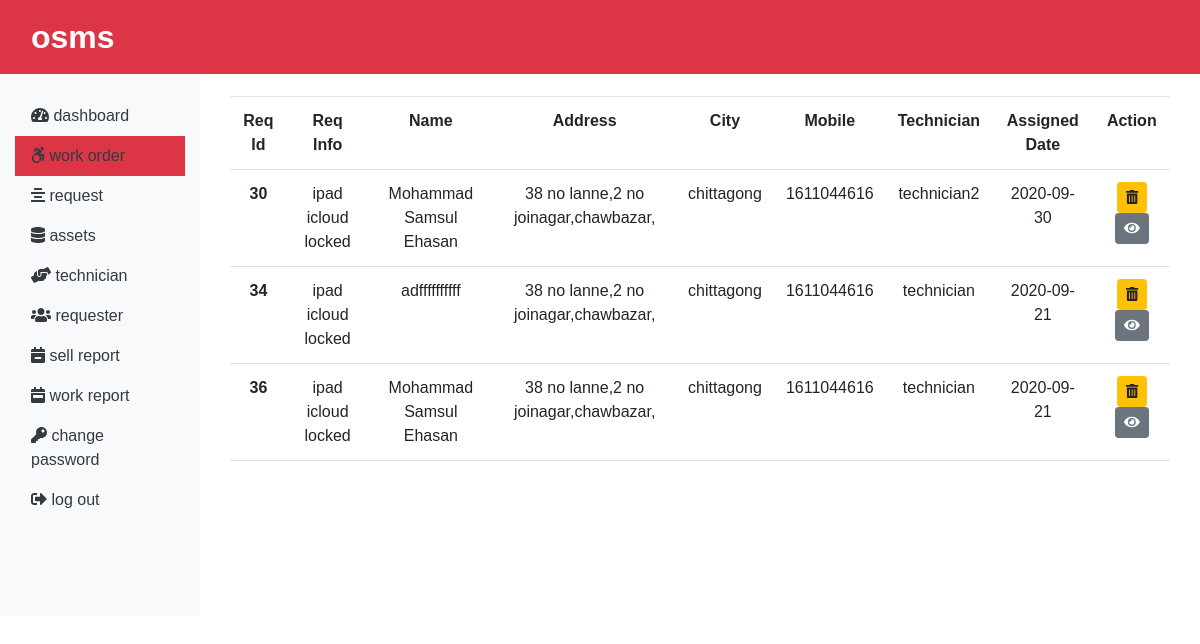
Page /admin/work.php (signed in) on the committed database.
### tables this page shows
CREATE TABLE `assignwork_tb` (
  `r_no` int(11) NOT NULL,
  `request_id` int(11) NOT NULL,
  `request_info` varchar(100) NOT NULL,
  `request_desc` text NOT NULL,
  `request_name` varchar(50) NOT NULL,
  `requester_add1` text NOT NULL,
  `requester_add2` text NOT NULL,
  `requester_city` varchar(50) NOT NULL,
  `requester_state` varchar(50) NOT NULL,
  `requester_zip` int(11) NOT NULL,
  `requester_email` varchar(50) NOT NULL,
  `request_mbl` int(11) NOT NULL,
  `assaign_tech` varchar(50) NOT NULL,
  `assaign_date` date NOT NULL
);

### admin/work.php (the view, shortened to what this page needs)
<?php
include("../config.php");
include("includes/header.php");
?>
<div class="container-fluid">
    <div class="row">
        <?php include("sidebar.php");?>
        <div class="col-md-10 mt-5">
            <div class="container-fluid">
              <div class="row">
                <div class="col-sm-12 mt-5 ">
            <?php
            $sql = "SELECT * FROM assignwork_tb ";
            $result = mysqli_query($connect,$sql) or die("Query failed");
            if(mysqli_num_rows($result) > 0){
            ?>
            <table class="table text-center ">
                <thead class="font-weight-bold text-capitalize">
                    <tr>
                        <td>req id</td>
                        <td>req info </td>
                        <td> name</td>
                        <td> address</td>
                        <td> city</td>
                        <td> mobile</td>
                        <td> technician</td>
                        <td> assigned date</td>
                        <td> action</td>
                    </tr>
                </thead>
                <tbody>
                <?php
                while($row = mysqli_fetch_array($result)){
                ?>
                <tr class="border-bottom">
                    <td class="font-weight-bold"><?php echo $row["request_id"];?></td>
                    <td><?php echo $row["request_info"];?></td>
                    <td><?php echo $row["request_name"];?> </td>
                    <td><?php echo $row["requester_add1"];?> </td>
                    <td><?php echo $row["requester_city"];?> </td>
                    <td><?php echo $row["request_mbl"];?> </td>
                    <td><?php echo $row["assaign_tech"];?> </td>
                    <td><?php echo $row["assaign_date"];?> </td>
                    <td> <form action="viewassaign.php" class="d-line" method="post" >
                    <button type="submit" name="dltbtn" class="btn d-inline btn-sm btn-warning"><i class="fas fa-trash-alt    "></i></button>
                    <button type="submit" name="viewbtn" class="btn d-inline btn-sm btn-secondary"><i class="fas fa-eye   "></i></button>
                    </form> </td>
                </tr>
                <?php }?>
                </tbody>
                <?php
            }else{
                echo "<h1>no assaign request</h1>";
            }
            ?>
            </table>
                </div>
              </div>
            </div>
        </div>
    </div>
</div>
<?php
include("includes/footer.php");
?>

### css/style.css (style rules this page uses)
* { margin: 0; padding: 0; box-sizing: border-box; }
.btn, .btn:focus button { outline: transparent; box-shadow: transparent; outline: none; }
body { font-family: 'Ubuntu', sans-serif; scroll-behavior: smooth; }

### rows in the picture
assignwork_tb: request "30", request_info "ipad icloud locked", request_name "Mohammad Samsul Ehasan", requester_add1 "38 no lanne,2 no joinagar,chawbazar,", requester_city "chittagong", request_mbl "1611044616", assaign_tech "technician2", assaign_date "2020-09-30"
assignwork_tb: request "34", request_info "ipad icloud locked", request_name "adffffffffff", requester_add1 "38 no lanne,2 no joinagar,chawbazar,", requester_city "chittagong", request_mbl "1611044616", assaign_tech "technician", assaign_date "2020-09-21"
assignwork_tb: request "36", request_info "ipad icloud locked", request_name "Mohammad Samsul Ehasan", requester_add1 "38 no lanne,2 no joinagar,chawbazar,", requester_city "chittagong", request_mbl "1611044616", assaign_tech "technician", assaign_date "2020-09-21"
